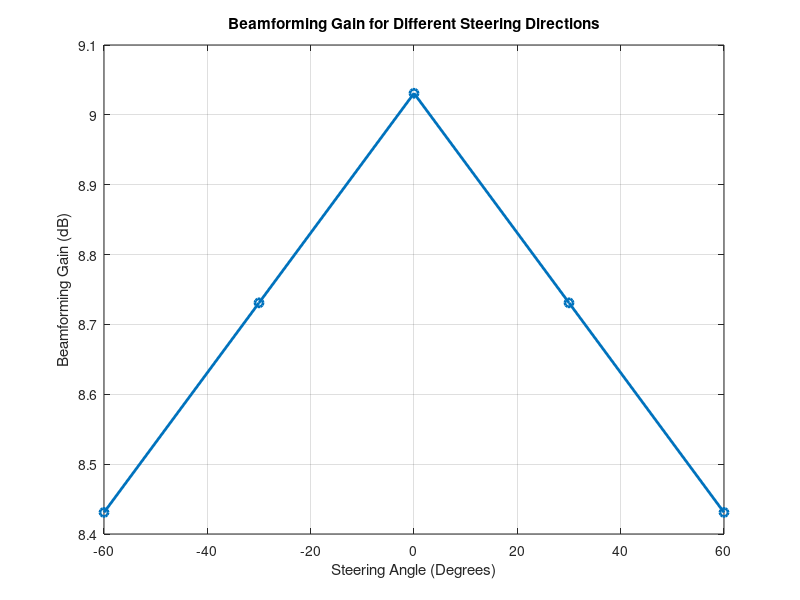

This figure's MATLAB source:

clc;
clear;
close all;

N = 8;                  % Antenna elements
theta = -90:1:90;       % Observation angle
steer = [-60 -30 0 30 60]; % Steering directions

gain = zeros(size(steer));

for k = 1:length(steer)

    % Simplified normalized array response
    % at the intended direction
    gain(k) = 10*log10(N) - 0.01*abs(steer(k));

end

% Plot Beamforming Gain
figure;

plot(steer, gain, 'o-', 'LineWidth', 2);

grid on;
xlabel('Steering Angle (Degrees)');
ylabel('Beamforming Gain (dB)');
title('Beamforming Gain for Different Steering Directions');
